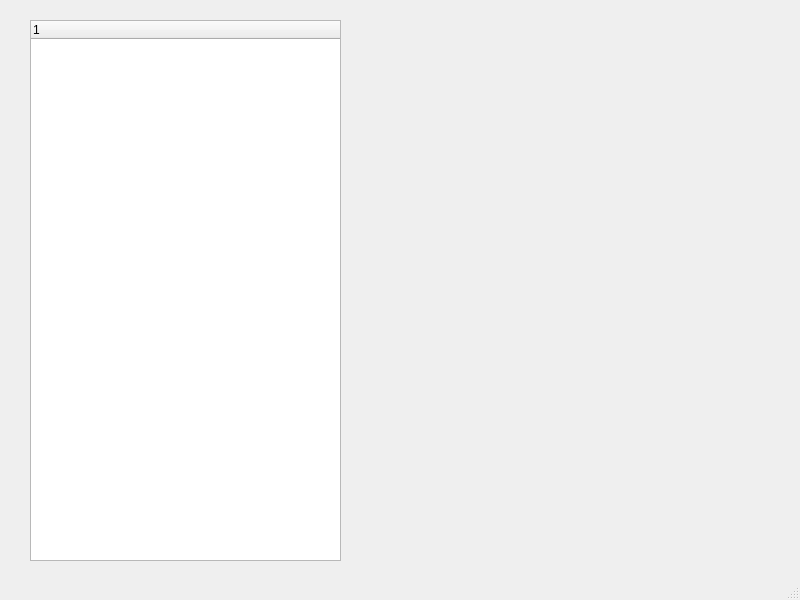
<?xml version="1.0" encoding="UTF-8"?>
<ui version="4.0">
 <class>MainWindow</class>
 <widget class="QMainWindow" name="MainWindow">
  <property name="geometry">
   <rect>
    <x>0</x>
    <y>0</y>
    <width>800</width>
    <height>600</height>
   </rect>
  </property>
  <property name="windowTitle">
   <string>MainWindow</string>
  </property>
  <widget class="QWidget" name="centralwidget">
   <widget class="QTreeWidget" name="PlotOptionsTree">
    <property name="geometry">
     <rect>
      <x>30</x>
      <y>20</y>
      <width>311</width>
      <height>541</height>
     </rect>
    </property>
    <column>
     <property name="text">
      <string notr="true">1</string>
     </property>
    </column>
   </widget>
  </widget>
  <widget class="QStatusBar" name="statusbar"/>
 </widget>
 <resources/>
 <connections/>
</ui>
